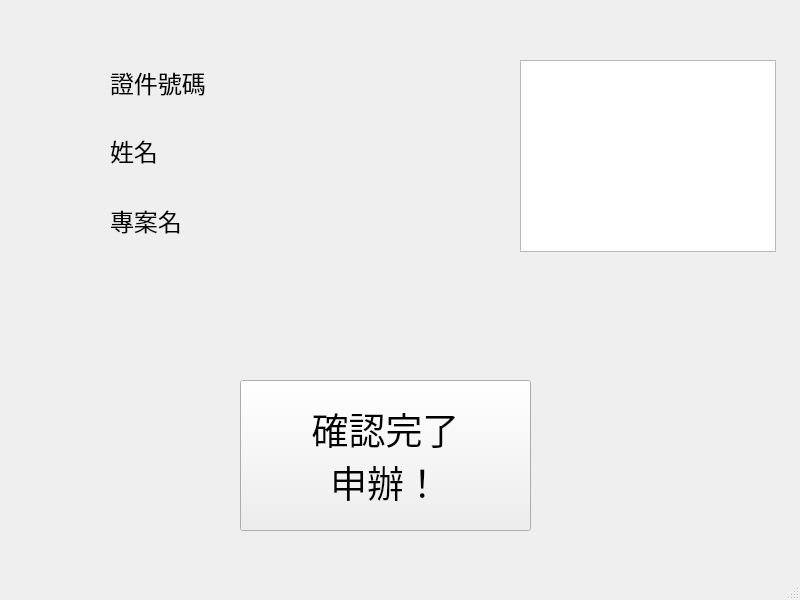
<?xml version="1.0" encoding="UTF-8"?>
<ui version="4.0">
 <class>MainWindow</class>
 <widget class="QMainWindow" name="MainWindow">
  <property name="geometry">
   <rect>
    <x>0</x>
    <y>0</y>
    <width>800</width>
    <height>600</height>
   </rect>
  </property>
  <property name="windowTitle">
   <string>MainWindow</string>
  </property>
  <widget class="QWidget" name="centralwidget">
   <widget class="QPushButton" name="pushButton">
    <property name="geometry">
     <rect>
      <x>240</x>
      <y>380</y>
      <width>291</width>
      <height>151</height>
     </rect>
    </property>
    <property name="font">
     <font>
      <family>微软雅黑 Light</family>
      <pointsize>28</pointsize>
     </font>
    </property>
    <property name="text">
     <string>確認完了
申辦！</string>
    </property>
   </widget>
   <widget class="QLabel" name="label">
    <property name="geometry">
     <rect>
      <x>110</x>
      <y>62</y>
      <width>271</width>
      <height>41</height>
     </rect>
    </property>
    <property name="font">
     <font>
      <family>微软雅黑 Light</family>
      <pointsize>18</pointsize>
     </font>
    </property>
    <property name="text">
     <string>證件號碼</string>
    </property>
   </widget>
   <widget class="QLabel" name="label_2">
    <property name="geometry">
     <rect>
      <x>110</x>
      <y>200</y>
      <width>271</width>
      <height>41</height>
     </rect>
    </property>
    <property name="font">
     <font>
      <family>微软雅黑 Light</family>
      <pointsize>18</pointsize>
     </font>
    </property>
    <property name="text">
     <string>專案名</string>
    </property>
   </widget>
   <widget class="QLabel" name="label_3">
    <property name="geometry">
     <rect>
      <x>110</x>
      <y>130</y>
      <width>271</width>
      <height>41</height>
     </rect>
    </property>
    <property name="font">
     <font>
      <family>微软雅黑 Light</family>
      <pointsize>18</pointsize>
     </font>
    </property>
    <property name="text">
     <string>姓名</string>
    </property>
   </widget>
   <widget class="QGraphicsView" name="graphicsView">
    <property name="geometry">
     <rect>
      <x>520</x>
      <y>60</y>
      <width>256</width>
      <height>192</height>
     </rect>
    </property>
   </widget>
  </widget>
  <widget class="QMenuBar" name="menubar">
   <property name="geometry">
    <rect>
     <x>0</x>
     <y>0</y>
     <width>800</width>
     <height>23</height>
    </rect>
   </property>
  </widget>
  <widget class="QStatusBar" name="statusbar"/>
 </widget>
 <resources/>
 <connections/>
</ui>
